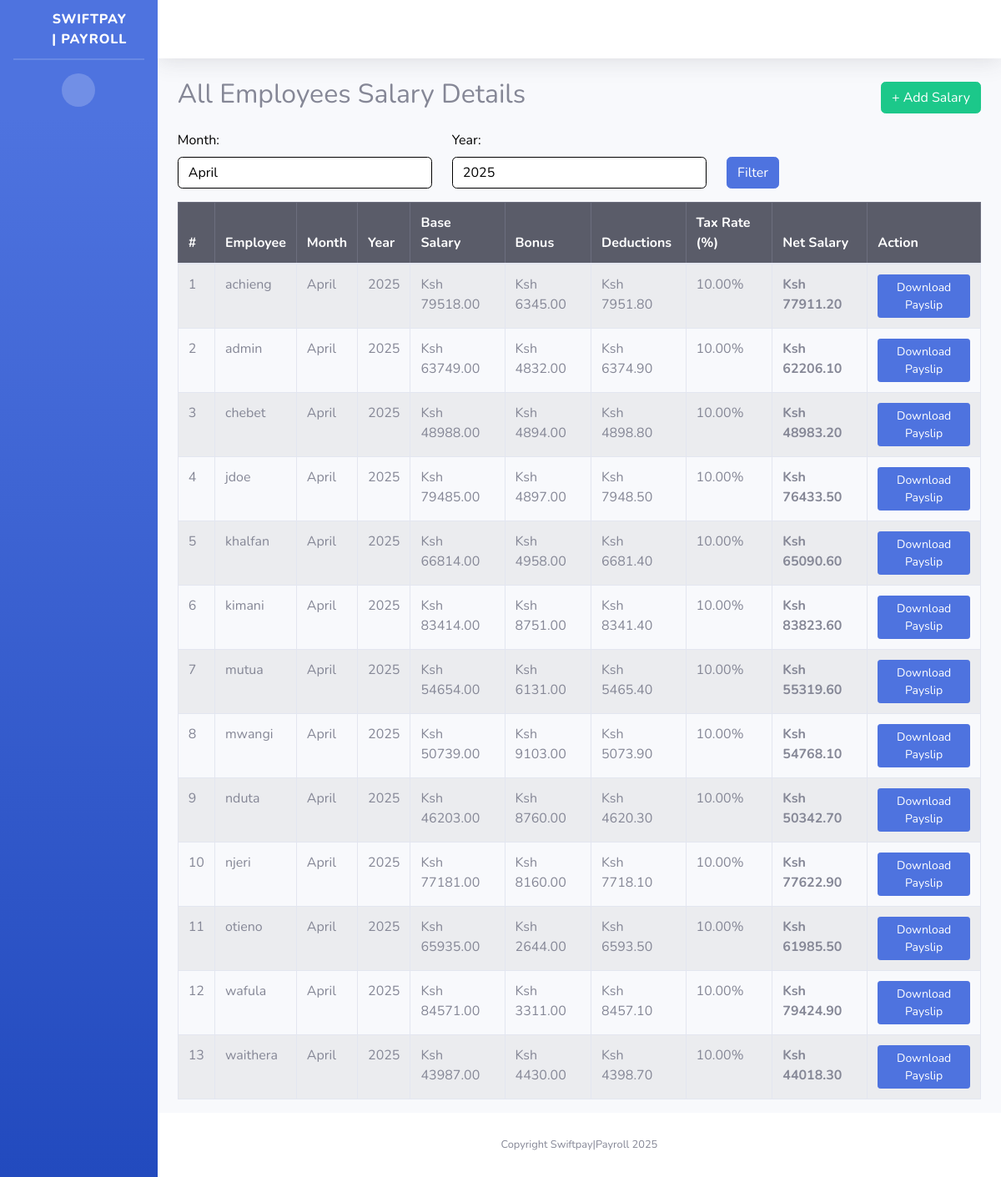
The page /general-salaries/ on the database its author committed.
### mywebsite/models.py (models this page shows, shortened)
class Salary(models.Model):
    employee = models.ForeignKey('CustomUser', on_delete=models.CASCADE)
    base_salary = models.DecimalField(max_digits=10, decimal_places=2)
    bonus = models.DecimalField(max_digits=10, decimal_places=2, default=Decimal('0.00'))
    tax_rate = models.DecimalField(max_digits=5, decimal_places=2, default=Decimal('0.00'))
    deductions = models.DecimalField(max_digits=10, decimal_places=2, default=Decimal('0.00'), editable=False)
    net_salary = models.DecimalField(max_digits=10, decimal_places=2, editable=False)
    month = models.IntegerField(validators=[MinValueValidator(1), MaxValueValidator(12)], default=datetime.today().month)
    year = models.IntegerField(default=datetime.today().year)
    def get_month_name(self):
        return month_name[self.month]  # Converts 1 → 'January', 2 → 'February', etc.

class CustomUser(AbstractUser):
    GENDER_CHOICES = [
        ('M', 'Male'),
        ('F', 'Female'),
        ('O', 'Other')
    ]
    employee_id = models.CharField(max_length=20, unique=True)
    date_of_birth = models.DateField(null=True, blank=True)
    gender = models.CharField(max_length=1, choices=GENDER_CHOICES)
    phone_number = models.CharField(max_length=15, blank=True)
    address = models.TextField(blank=True)
    joined_date = models.DateField(default=timezone.now)
    role = models.ForeignKey(EmployeeRole, on_delete=models.SET_NULL, null=True)
    department = models.ForeignKey(Department, on_delete=models.SET_NULL, null=True)
    is_active_employee = models.BooleanField(default=True)
    middle_name = models.CharField(max_length=255, null=True, blank=True)
    residential_status = models.CharField(max_length=2, choices=[
        ('R', 'Resident'),
        ('NR', 'Non-Resident')
    ], null=True, blank=True)
    national_id = models.CharField(max_length=10, null=True, blank=True)
    kra_pin = models.CharField(max_length=11, null=True, blank=True)
    nssf_no = models.CharField(max_length=15, null=True, blank=True)
    nhif_no = models.CharField(max_length=15, null=True, blank=True)
    passport_photo = models.ImageField(upload_to='employee_photos/', blank=True, null=True)
    basic_salary = models.DecimalField(max_digits=10, decimal_places=2, null=True, blank=True)
    bank = models.CharField(max_length=50, null=True, blank=True)
    bank_account_name = models.CharField(max_length=255, null=True, blank=True)
    bank_account_number = models.CharField(max_length=35, null=True, blank=True)
    bank_branch = models.CharField(max_length=40, null=True, blank=True)
    employee_personal_number = models.CharField(max_length=50, null=True, blank=True)
    date_of_employment = models.DateField(null=True, blank=True)
    contract_type = models.CharField(choices=[
        ('P', 'Permanent'),
        ('T', 'Temporary')
    ], max_length=1, null=True, blank=True)
    job_title = models.CharField(max_length=50, null=True, blank=True)
    employee_email = models.EmailField(null=True, blank=True)
    mobile_phone = models.CharField(max_length=15, null=True, blank=True)

### mywebsite/views.py (the view)
# urls.py: path('general-salaries/', views.admin_salary_list, name='admin_salary_list'),
def admin_salary_list(request):
    latest_salary = Salary.objects.order_by('-year', '-month').first()
    latest_month = latest_salary.month if latest_salary else datetime.today().month
    latest_year = latest_salary.year if latest_salary else datetime.today().year
    selected_month = request.GET.get('month', latest_month)
    selected_year = request.GET.get('year', latest_year)
    salaries = Salary.objects.filter(month=selected_month, year=selected_year).order_by('-year', '-month')
    months = list(range(1, 13))  # Months 1-12
    years = Salary.objects.values_list('year', flat=True).distinct().order_by('-year')
    return render(request, 'admin_salary_list.html', {
        'salaries': salaries,
        'months': months,
        'years': years,
        'selected_month': int(selected_month),
        'selected_year': int(selected_year),
    })

### mywebsite/templatetags/custom_filters.py (called while the page is built)
@register.filter
def month_name_filter(month_number):
    try:
        return month_name[month_number]
    except (IndexError, KeyError):
        return str(month_number)  # Fallback to number if invalid

### templates/admin_salary_list.html (shortened to what this page needs)
{% extends "base.html" %}
{% load custom_filters %}
{% block content %}
<div class="container mt-4">
    <div class="d-flex justify-content-between align-items-center">
        <h2>All Employees Salary Details</h2>
        <a href="{% url 'add_salary' %}" class="btn btn-success">+ Add Salary</a>
    </div>
    <form method="GET" class="mt-3">
        <div class="row">
            <div class="col-md-4">
                <label for="month" style="color: black;">Month:</label>
                <select name="month" id="month" class="form-control text-dark bg-white">
                    {% for month in months %}
                    <option value="{{ month }}" {% if month == selected_month %}selected{% endif %}>
                        {{ month|month_name_filter }}
                    </option>
                    {% endfor %}
                </select>
            </div>
            <div class="col-md-4">
                <label for="year" style="color: black;">Year:</label>
                <select name="year" id="year" class="form-control text-dark bg-white">
                    {% for year in years %}
                    <option value="{{ year }}" {% if year == selected_year %}selected{% endif %}>{{ year }}</option>
                    {% endfor %}
                </select>
            </div>
            <div class="col-md-4 d-flex align-items-end">
                <button type="submit" class="btn btn-primary">Filter</button>
            </div>
        </div>
    </form>
    <table class="table table-bordered table-striped mt-3">
        <thead class="table-dark">
            <tr>
                <th>#</th>
                <th>Employee</th>
                <th>Month</th>
                <th>Year</th>
                <th>Base Salary</th>
                <th>Bonus</th>
                <th>Deductions</th>
                <th>Tax Rate (%)</th>
                <th>Net Salary</th>
                <th>Action</th>
            </tr>
        </thead>
        <tbody>
            {% for salary in salaries %}
            <tr>
                <td>{{ forloop.counter }}</td>
                <td>{{ salary.employee.username }}</td>
                <td>{{ salary.get_month_name }}</td>
                <td>{{ salary.year }}</td>
                <td>Ksh {{ salary.base_salary }}</td>
                <td>Ksh {{ salary.bonus }}</td>
                <td>Ksh {{ salary.deductions }}</td>
                <td>{{ salary.tax_rate }}%</td>
                <td><strong>Ksh {{ salary.net_salary }}</strong></td>
                <td>
                    <a href="{% url 'generate_payslip_pdf' salary.id %}" class="btn btn-sm btn-primary" target="_blank">
                        Download Payslip
                    </a>
                </td>
            </tr>
            {% empty %}
            <tr>
                <td colspan="9" class="text-center">No salary records available.</td>
            </tr>
            {% endfor %}
        </tbody>
    </table>
</div>
{% endblock %}

### templates/admin_salary_list.html (style rules this page uses)
select.form-control { color: black !important; background-color: white !important; }
select.form-control option { color: black !important; background-color: white !important; }
select { appearance: none; -webkit-appearance: none; -moz-appearance: none; }
select.form-control { border: 1px solid black !important; }

### rows shown on the page
Salary: employee.username "achieng", get_month_name "April", year "2025", base_salary "79518.00", bonus "6345.00", deductions "7951.80", tax_rate "10.00", net_salary "77911.20"
Salary: employee.username "admin", get_month_name "April", year "2025", base_salary "63749.00", bonus "4832.00", deductions "6374.90", tax_rate "10.00", net_salary "62206.10"
Salary: employee.username "chebet", get_month_name "April", year "2025", base_salary "48988.00", bonus "4894.00", deductions "4898.80", tax_rate "10.00", net_salary "48983.20"
Salary: employee.username "jdoe", get_month_name "April", year "2025", base_salary "79485.00", bonus "4897.00", deductions "7948.50", tax_rate "10.00", net_salary "76433.50"
Salary: employee.username "khalfan", get_month_name "April", year "2025", base_salary "66814.00", bonus "4958.00", deductions "6681.40", tax_rate "10.00", net_salary "65090.60"
Salary: employee.username "kimani", get_month_name "April", year "2025", base_salary "83414.00", bonus "8751.00", deductions "8341.40", tax_rate "10.00", net_salary "83823.60"
Salary: employee.username "mutua", get_month_name "April", year "2025", base_salary "54654.00", bonus "6131.00", deductions "5465.40", tax_rate "10.00", net_salary "55319.60"
Salary: employee.username "mwangi", get_month_name "April", year "2025", base_salary "50739.00", bonus "9103.00", deductions "5073.90", tax_rate "10.00", net_salary "54768.10"
Salary: employee.username "nduta", get_month_name "April", year "2025", base_salary "46203.00", bonus "8760.00", deductions "4620.30", tax_rate "10.00", net_salary "50342.70"
Salary: employee.username "njeri", get_month_name "April", year "2025", base_salary "77181.00", bonus "8160.00", deductions "7718.10", tax_rate "10.00", net_salary "77622.90"
Salary: employee.username "otieno", get_month_name "April", year "2025", base_salary "65935.00", bonus "2644.00", deductions "6593.50", tax_rate "10.00", net_salary "61985.50"
Salary: employee.username "wafula", get_month_name "April", year "2025", base_salary "84571.00", bonus "3311.00", deductions "8457.10", tax_rate "10.00", net_salary "79424.90"
Salary: employee.username "waithera", get_month_name "April", year "2025", base_salary "43987.00", bonus "4430.00", deductions "4398.70", tax_rate "10.00", net_salary "44018.30"

### other values the page prints
form field month "April"
form field year "2025"
